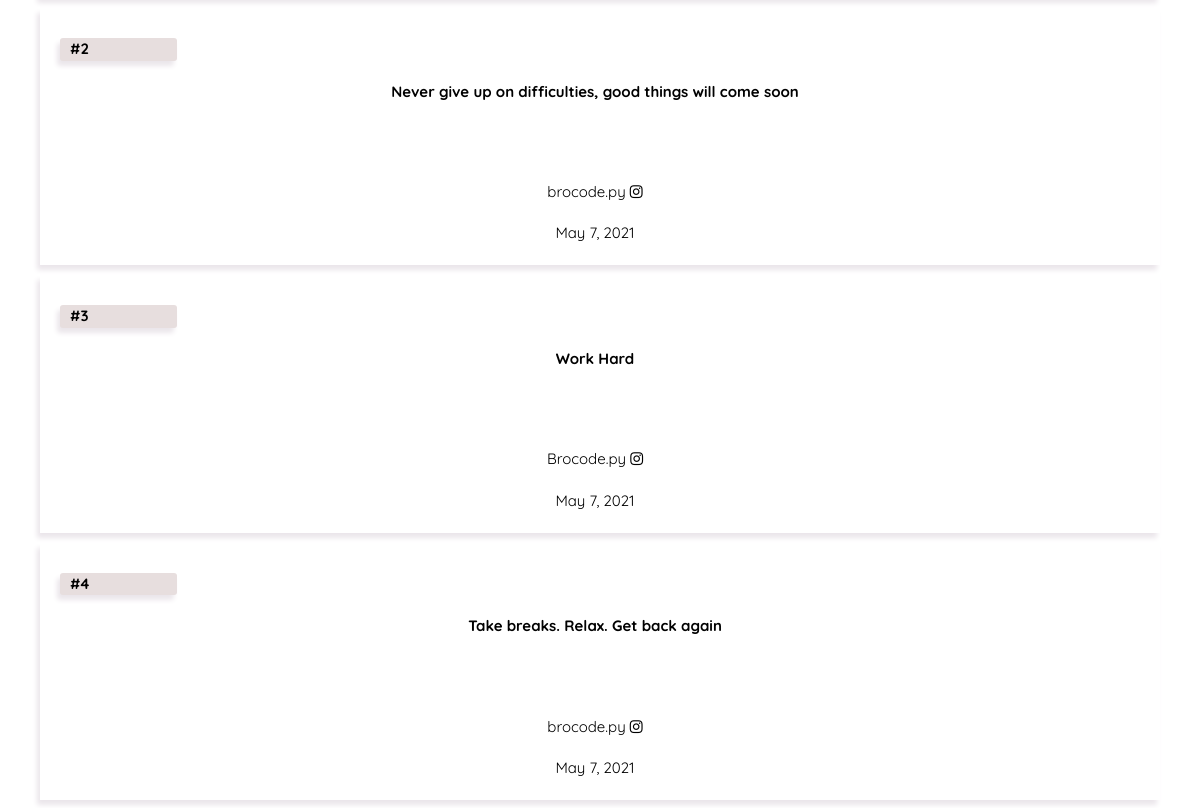
The app's page / (middle part), older data.
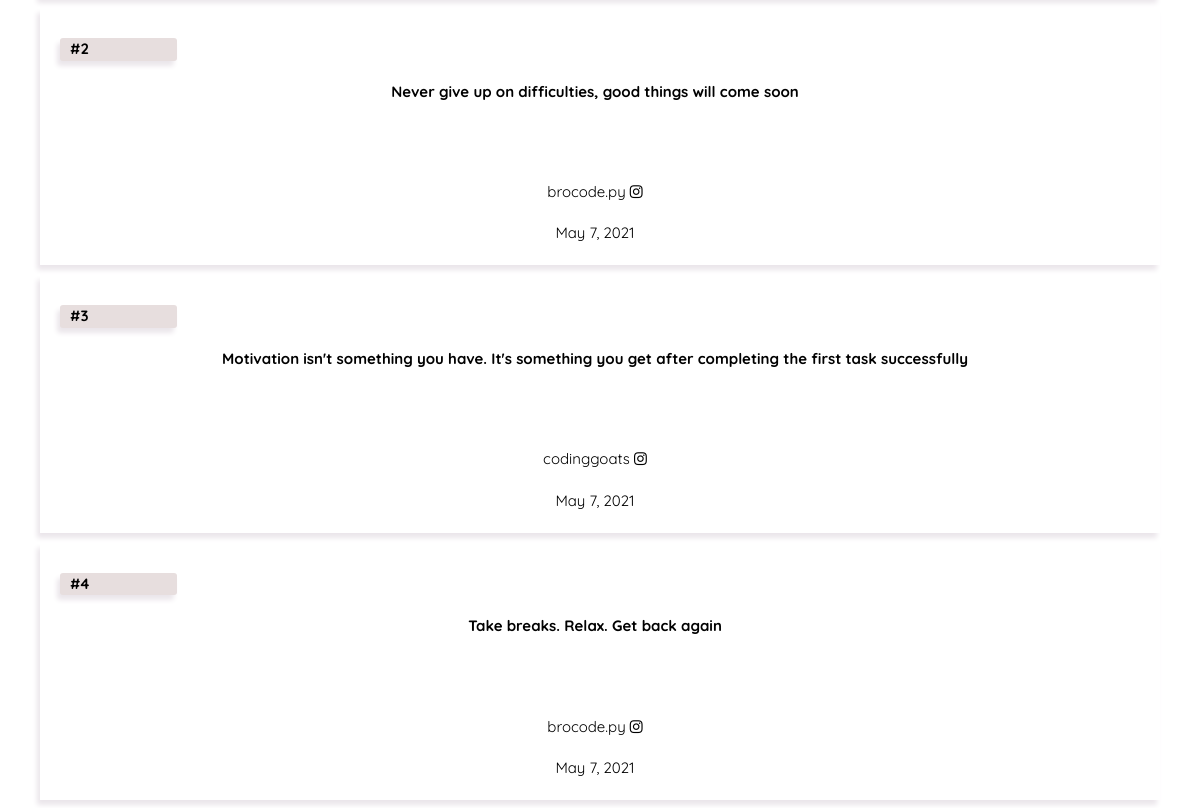
The same page, newer data.
### main/models.py (models this page shows, shortened)
class Card(models.Model):
    index_no = models.CharField(max_length=10)
    content = models.TextField()
    said_by = models.CharField(max_length=50)
    insta_link = models.CharField(max_length=100, default="")
    likes = models.IntegerField(default=0, blank=True, null=True)
    date_created = models.DateField(auto_now_add=True)

### main/views.py (the view)
# urls.py: path('', views.index, name="home"),
@cache_page(60*60)
def index(request):
    quotes = Card.objects.all()
    paginator = Paginator(quotes, 6)
    page_number = request.GET.get('page', 1)
    page_obj = paginator.get_page(page_number)
    context = {'page_obj': page_obj}
    return render(request, 'motivation.html', context)

### templates/motivation.html (shortened to what this page needs)
<!DOCTYPE html>
{% load static %}
<html>
<head>
    <link rel="stylesheet" href="https://cdnjs.cloudflare.com/ajax/libs/font-awesome/4.7.0/css/font-awesome.min.css">
    <link rel="stylesheet" type="text/css" href="{% static 'default.css' %}">
</head>
<body>
    <section class="s2">
        <div class="card-container">
            <div class="card-wrapper">
                {% for quote in page_obj %}
                    <div class="motivation-item">
                        <div class="quote-no">
                            <h4>#{{quote.index_no}}</h4>
                        </div>
                        <div class="motivation-item-wrap">
                            <h4 class="quote">{{quote.content}}</h4>
                        </div>
                        <div class="other-info">
                            <div class="author">
                                <span>{{quote.said_by}}</span>
                                <a target="_blank" id="insta" class="fa fa-instagram" href={{quote.insta_link}}></a>
                            </div>
                            <span class="resource-date">{{quote.date_created}}</span>
                        </div>
                    </div>
                {% endfor %}
            </div>
        </div>
    </section>
</body>

Row changes from the older to the newer data that the page shows:
changed Card: content "Work Hard" → "Motivation isn't something you have. It's something you get after completing the first task successfully"; said_by "Brocode.py" → "codinggoats"
